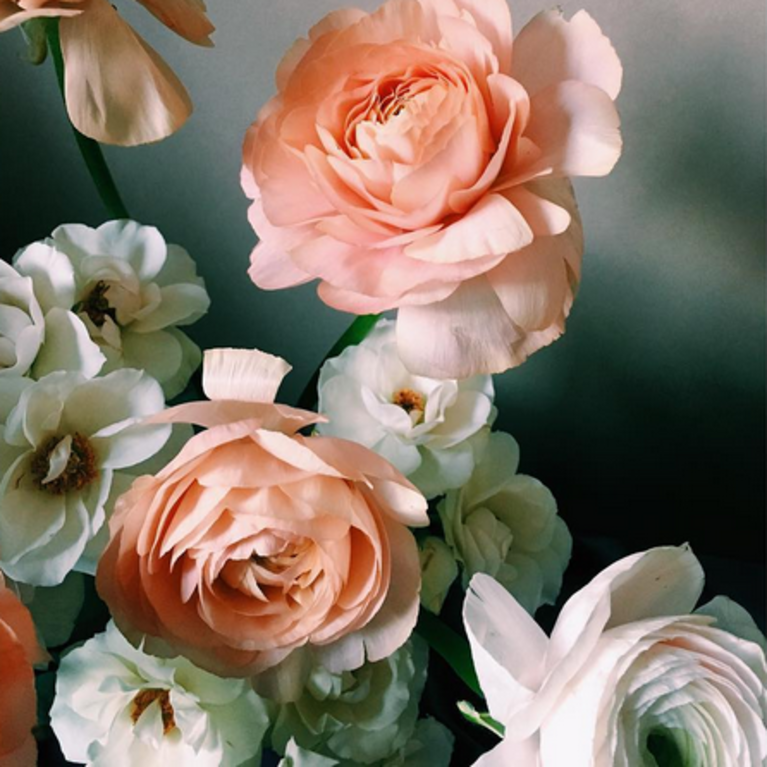
%> input picture floral.png, 767 x 767 px
$ octave color.m   (GNU Octave 9; MATLAB toolbox functions it lacks are replaced by stand-ins)
%> lines starting %> are read from the running program, lines starting %| are printed output that depends on the picture
X = imread('floral.png');
%> X is the input picture: size 767x767x3 uint8; mean R, G, B 131.1, 116.7, 102.2
X = X(1:760, 1:760, :);
%> X: size 760x760x3 uint8

R = X(:, :, 1);
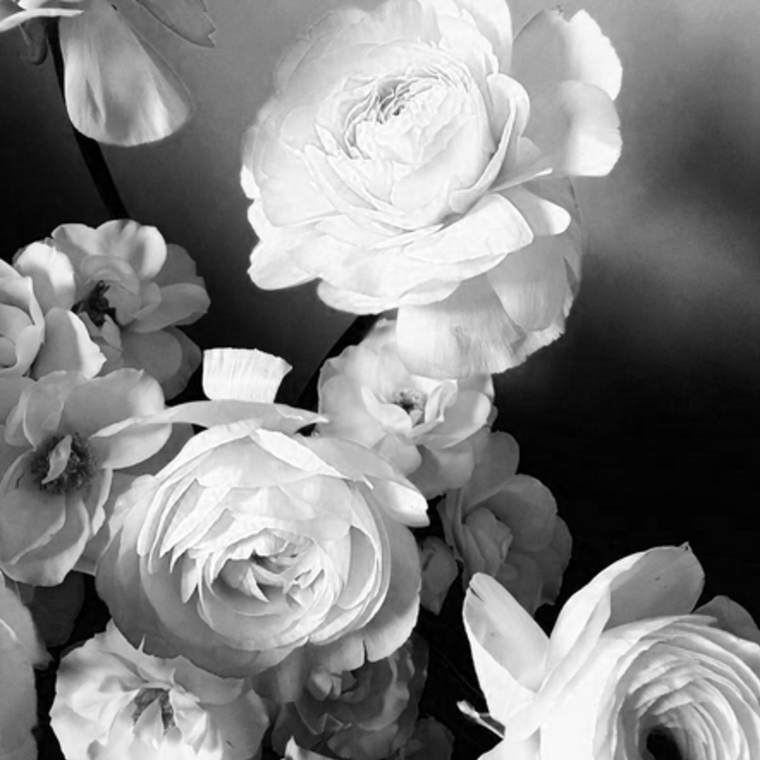
%> R: size 760x760 uint8; min 0, max 255, mean 131.6
G = X(:, :, 2);
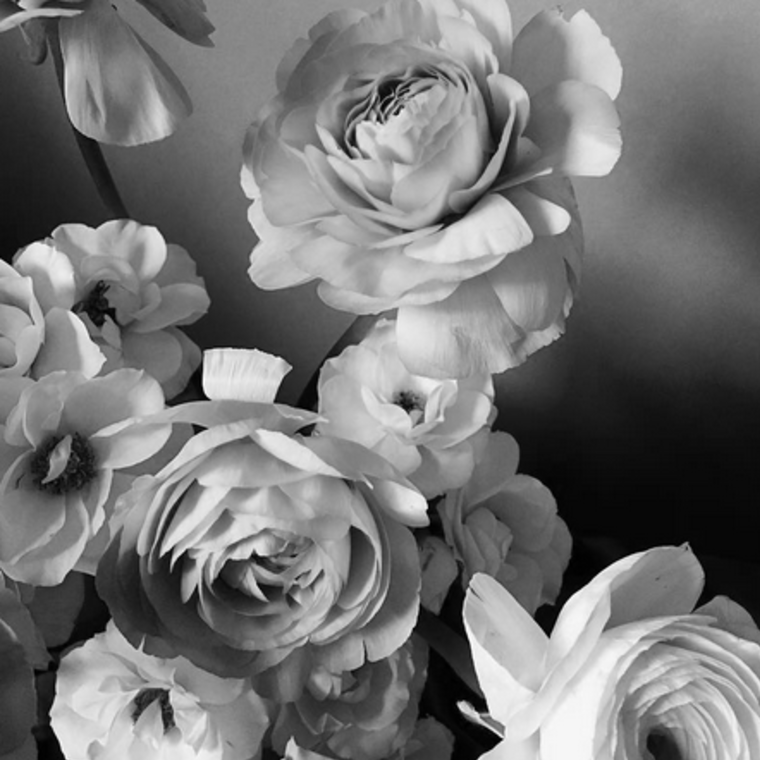
%> G: size 760x760 uint8; min 0, max 254, mean 116.9
B = X(:, :, 3);
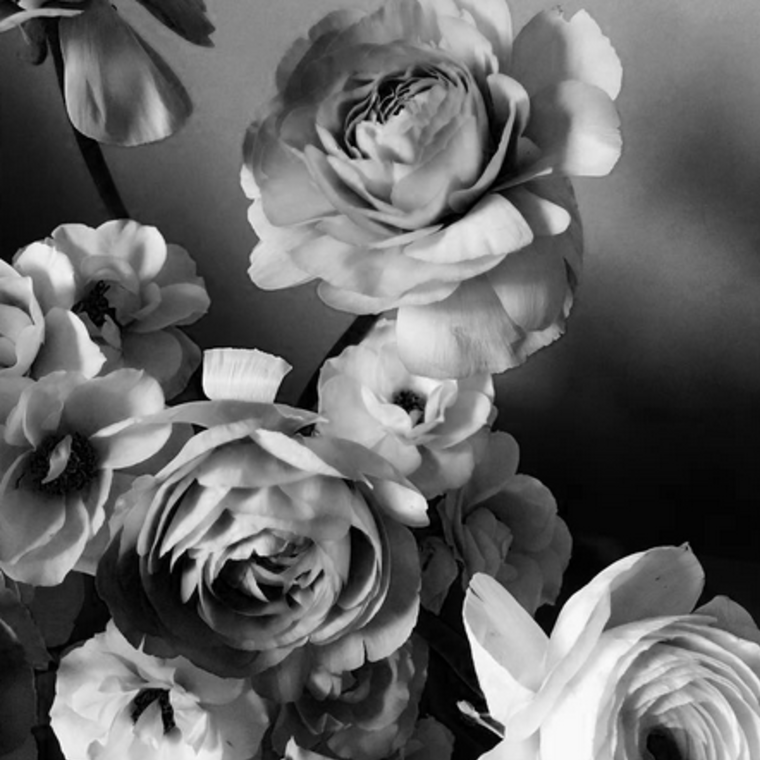
%> B: size 760x760 uint8; min 0, max 255, mean 102.2

C = dctmtx(8);
dct = @(block) C' * block.data * C;
inv = @(block) C * block.data * C';
quant = @(block) round(block.data./Q).*Q

s = 8;
Q = zeros(8);
for i = 1:8
    for j = 1:8
        if (i+j)<(s+2)
            Q(i,j) = 1;
        end
    end
end
f = @(block) round(block.data ./ Q).*Q;
%red
R = im2double(R);
%> R: size 760x760 double

R = 255*R - 128;
%R(1:8, 1:8) make sure its integers
Y = blockproc(R, [8 8], dct);
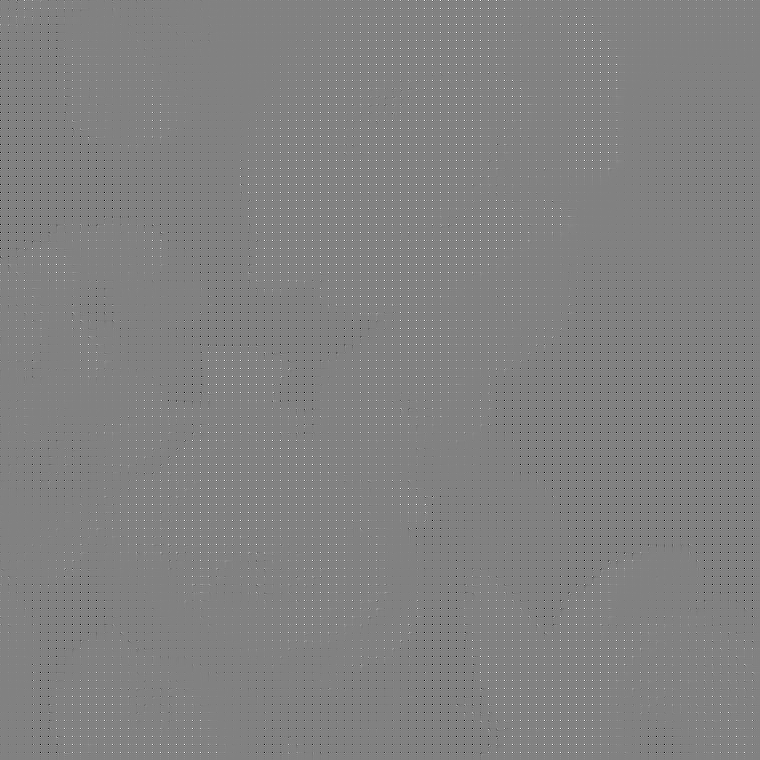
%> Y: size 760x760 double; min -884.7, max 852.7, mean 0.5; drawn with min black and max white
Y1 = blockproc(Y, [8 8], f);
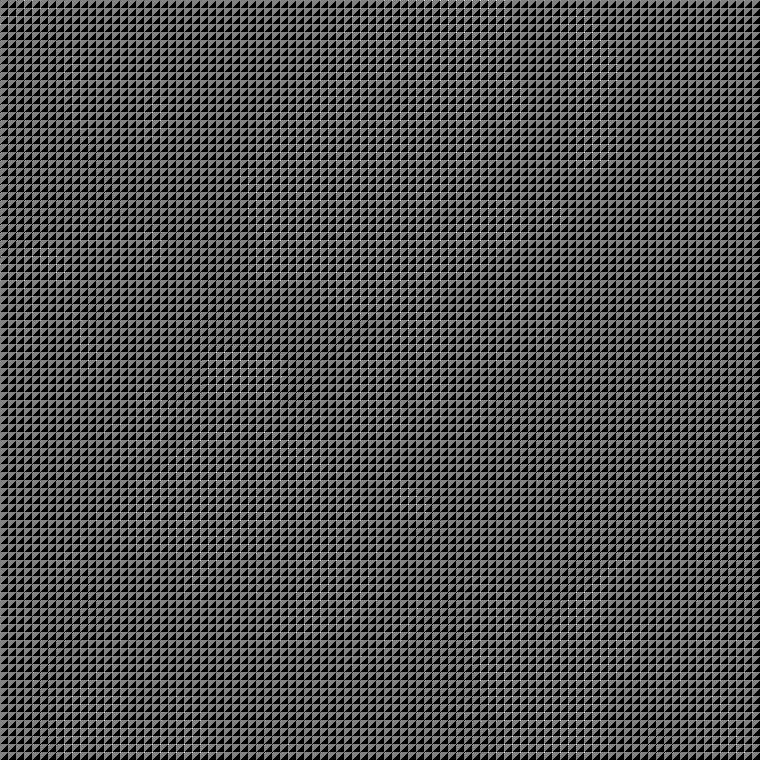
%> Y1: size 760x760 double; 43.75% of the values are NaN or infinite; the others: min -885, max 853, mean 0.822; drawn with min black, max white, NaN and infinite black
R1 = blockproc(Y1, [8 8], inv);
R1 = R1 + 128;

R1(1:20, 1:20)

%green
G = im2double(G);
%> G: size 760x760 double
G = 255*G -128;
Y = blockproc(G, [8 8], dct);
Y1 = blockproc(Y, [8 8], f);
G1 = blockproc(Y1, [8 8], inv);
G1 = G1 + 128;

G1(1:20, 1:20)

%blue
B = im2double(B);
%> B: size 760x760 double
B = 255*B -128;
Y = blockproc(B, [8 8], dct);
Y1 = blockproc(Y, [8 8], f);
B1 = blockproc(Y1, [8 8], inv);
B1 = B1 + 128;

B1(1:20, 1:20)

X2 = X;
X2 = im2double(X2);
X2(:, :, 1) = R1;
%> X2: size 760x760x3 double; 33.33% of the values are NaN or infinite; the others: min 0, max 1, mean 0.43
X2(:, :, 2) = G1;
%> X2: size 760x760x3 double; 66.67% of the values are NaN or infinite; the others: min 0, max 1, mean 0.401
X2(:, :, 3) = B1;
%> X2: size 760x760x3 double; every value is NaN or infinite


%rank k approximations with sing val decomp
k = 50;

[U, S, V] = svd(R);
Rk = U(:, 1:k) * S(1:k, 1:k) * V(:, 1:k)';

[U, S, V] = svd(G);
Gk = U(:, 1:k) * S(1:k, 1:k) * V(:, 1:k)';

[U, S, V] = svd(B);
Bk = U(:, 1:k) * S(1:k, 1:k) * V(:, 1:k)';

Xk = X;
Xk(:,:, 1) = Rk;
Xk(:, :, 2) = Gk;
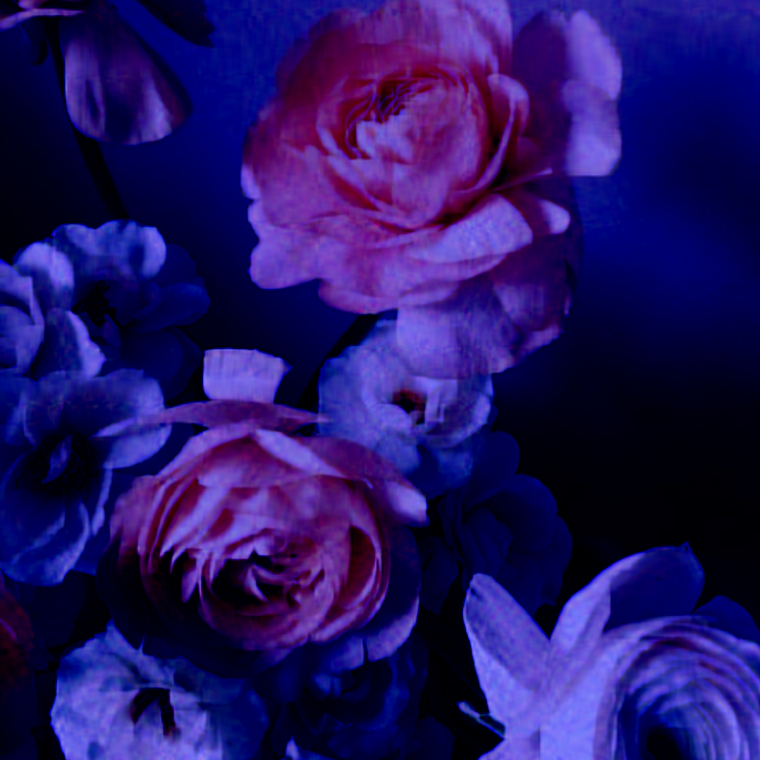
%> Xk: size 760x760x3 uint8; mean R, G, B 35.9, 19.9, 102.2
Xk(:, :, 3) = Bk;
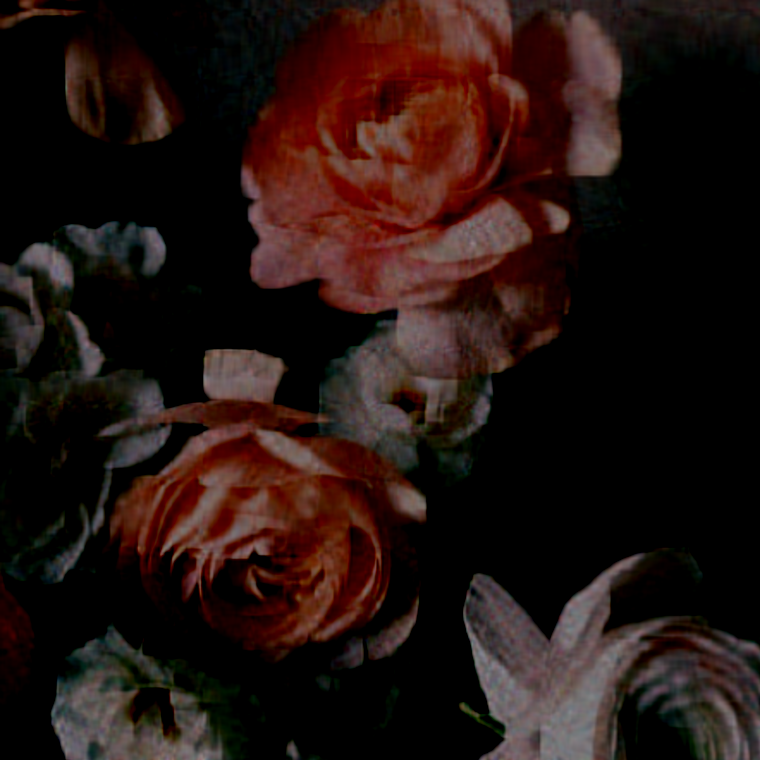
%> Xk: size 760x760x3 uint8; mean R, G, B 35.9, 19.9, 16.8

imshow(Xk);
